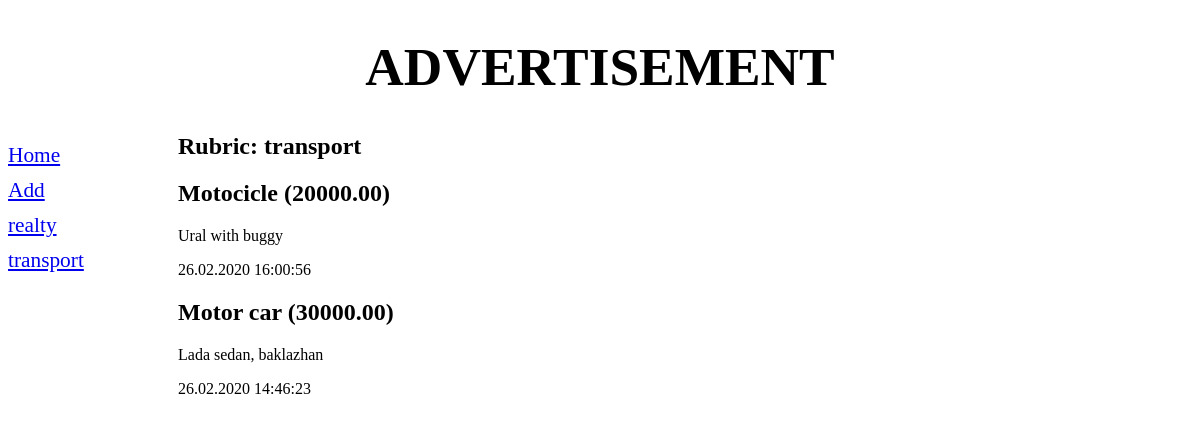
Page /bboard/1/ on the earlier database version.
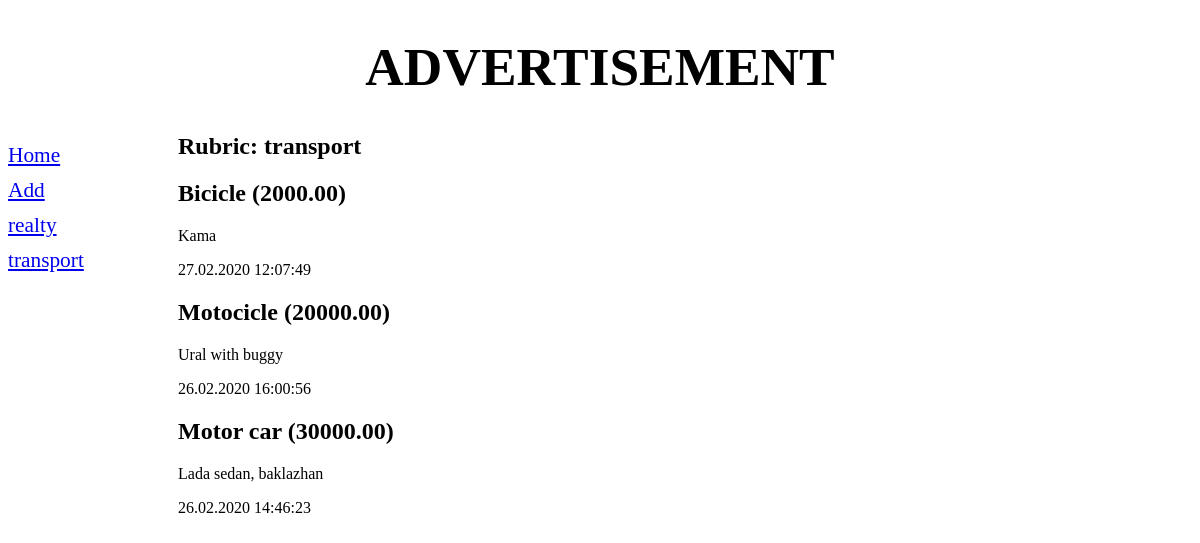
Same page on the later database version.
### bboard/models.py (models this page shows, shortened)
class Rubric(models.Model):
    name = models.CharField(max_length=20, db_index=True, verbose_name='Rubric name')
    class Meta:
        verbose_name_plural = 'Rubrics'
        verbose_name = 'Rubric'
        ordering = ['name']

class AdsBoard(models.Model):
    title = models.CharField(
        max_length=50, verbose_name='Name',
        validators=[validators.RegexValidator(regex='^.{4,}$')],
        error_messages={'invalid': 'Wrong item name!'},
    )
    content = models.TextField(null=True, blank=True, verbose_name='Description')
    price = models.FloatField(null=True, blank=True, verbose_name='Price')
    published = models.DateTimeField(auto_now_add=True, db_index=True, verbose_name='Published')
    rubric = models.ForeignKey('Rubric', null=True, on_delete=models.PROTECT, verbose_name='Rubric')
    class Meta:
        verbose_name_plural = 'Advertisements'
        verbose_name = 'Advertisement'
        ordering = ['-published']
        indexes = [
            models.Index(fields=['-published', 'title'], name='main'),
            models.Index(fields=['title', 'price', 'rubric']),
        ]
    def title_and_price(self):
        if self.price:
            return '{0} ({1:.2f})'.format(self.title, self.price)
        else:
            return self.title
    title_and_price.short_description = 'Title and Price'

### bboard/views.py (the view)
# urls.py: path('<int:rubric_id>/', by_rubric, name='by_rubric'),
def by_rubric(request, rubric_id):
    ads = AdsBoard.objects.filter(rubric=rubric_id)
    rubrics = Rubric.objects.all()
    current_rubric = Rubric.objects.get(pk=rubric_id)
    context = {
        'ads': ads,
        'rubrics': rubrics,
        'current_rubric': current_rubric,
    }
    return render(request, 'bboard/by_rubric.html', context)

### bboard/templates/bboard/by_rubric.html (shortened to what this page needs)
{% extends "bboard/layout/basic.html" %}
{% block content %}
<h2>Rubric: {{ current_rubric.name }}</h2>
{% for ad in ads %}
<div>
    <h2>{{ ad.title_and_price }}</h2>
    <p>{{ ad.content }}</p>
    <p>{{ ad.published|date:"d.m.Y H:i:s" }}</p>
</div>
{% endfor %}
{% endblock %}

### bboard/templates/bboard/layout/basic.html (shortened to what this page needs)
<!DOCTYPE html>
{% load static %}
<html lang="en">
<head>
    <link rel="stylesheet" type="text/css" href="{% static 'bboard/style.css' %}">
</head>
<body>
    <h1>Advertisement</h1>
    <nav>
        <a href="{% url 'index' %}">Home</a>
        <a href="{% url 'add' %}">Add</a>
        {% for rubric in rubrics %}
        <a href="{{ rubric.get_absolute_url }}">{{ rubric.name }}</a>
        {% endfor %}
    </nav>
    <section>
        {% block content %}
        {% endblock %}
    </section>
</body>
</html>

Differences in the rows shown:
added AdsBoard: title_and_price "Bicicle (2000.00)", content "Kama", published "27.02.2020 12:07:49"
